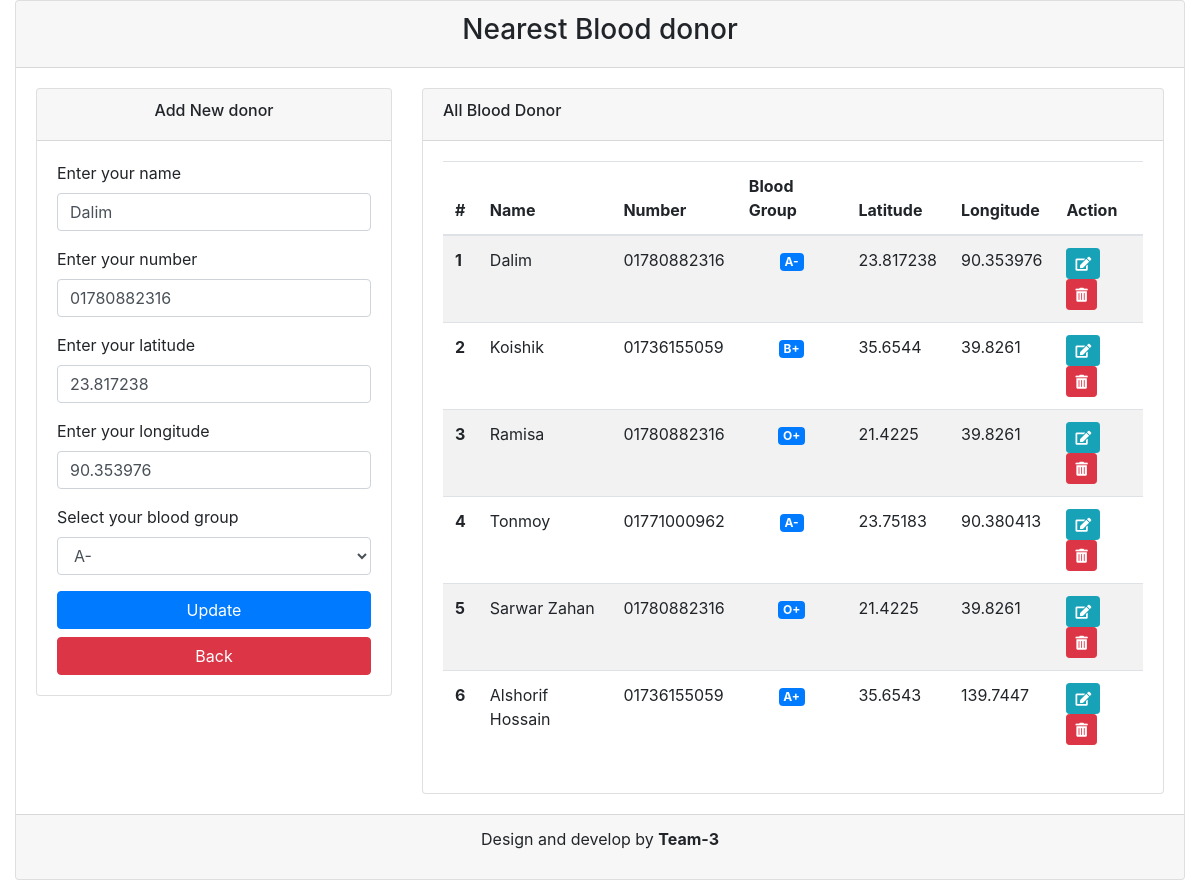
The app's page /donner-list.php?action=edit&eid=10 with its own data.
### tables this page shows
CREATE TABLE `location` (
  `location_id` int(11) NOT NULL,
  `donor_id` int(11) NOT NULL,
  `latitude` double NOT NULL,
  `longitude` double NOT NULL
);

CREATE TABLE `donor` (
  `donor_id` int(11) NOT NULL,
  `donor_name` varchar(50) NOT NULL,
  `donor_number` varchar(55) NOT NULL,
  `donor_blood_group` varchar(25) NOT NULL
);

### donner-list.php (the view, shortened to what this page needs)
<?php include 'inc/header.php'; ?>
<?php
		$edonor_name         = '';
		$edonor_number       = '';
		$elatitude           = '';
		$elongitude          = '';
		$edonor_blood_group  = '';
    if( isset( $_GET['action'] ) && $_GET['action'] === 'edit'  ){
    	$id = mysqli_real_escape_string( $conn , $_GET[ 'eid' ] );
    	$edit_sql = "SELECT * FROM donor
				INNER JOIN location
				ON donor.donor_id = location.donor_id
				WHERE donor.donor_id = '$id'";
		$all_donor = $conn->query( $edit_sql );
		if( $all_donor ){
			foreach ( $all_donor as $donor ){
				$edonor_name         = $donor['donor_name'];
				$edonor_number       = $donor['donor_number'];
				$elatitude           = $donor['latitude'];
				$elongitude          = $donor['longitude'];
				$edonor_blood_group  = $donor['donor_blood_group'];
			}
		}
    }
?>
    	<div class="card">
    		<div class="card-header">
    			<h3 class="text-center">Nearest Blood donor</h3>
    		</div>
    		<div class="card-body">
    			<div class="row">
    				<div class="col-md-4">
    					<div class="card">
	    					<div class="card-header">
				    			<h6 class="text-center">Add New donor</h6>
				    		</div>
				    		<div class="card-body">
				    			<form action="<?php echo $_SERVER['REQUEST_URI']; ?>" method="post">
								  <div class="mb-3">
								    <label class="form-label">Enter your name</label>
								    <input type="text" name="donor_name" value="<?php echo $edonor_name ? $edonor_name : '';  ?>" class="form-control">
								  </div>
								  <div class="mb-3">
								    <label class="form-label">Enter your number</label>
								    <input type="text" name="donor_number" value="<?php echo $edonor_number ? $edonor_number : '';  ?>"  class="form-control">
								  </div>
								  <div class="mb-3">
								    <label class="form-label">Enter your latitude</label>
								    <input type="text" name="latitude" value="<?php echo $elatitude ? $elatitude : '';  ?>" class="form-control">
								  </div>
								  <div class="mb-3">
								    <label class="form-label">Enter your longitude</label>
								    <input type="text" name="longitude" value="<?php echo $elongitude ? $elongitude : '';  ?>"  class="form-control">
								  </div>
								  <div class="mb-3">
								    <label  class="form-label">Select your blood group </label>
								    <select name="donor_blood_group" class="form-control">
								    	<option <?php echo $edonor_blood_group == "A-" ? "selected" : '';  ?> value="A-">A-</option>
								    </select>
								  </div>
								  <?php if( isset( $_GET['action'] ) && $_GET['action'] === 'edit'  ){?>
								  	<button type="submit" class="btn btn-primary btn-block">Update</button>
								  <?php }else{?>
								  	<input type="hidden" name="new_submit">
								  	<button type="submit" class="btn btn-primary btn-block">Save</button>
								  <?php } ?>
								</form>
								<?php if( isset( $_GET['action'] ) && $_GET['action'] === 'edit'  ){?>
									<a href="donner-list.php" class="btn btn-danger btn-block mt-2" >Back</a>
								<?php }else{?>
									<a href="index.php" class="btn btn-danger btn-block mt-2" >Back</a>
								<?php } ?>
				    		</div>
			    		</div>
    				</div>
    				<div class="col-md-8">
    					<div class="card">
    						<div class="card-header">
    							<h6>All Blood Donor</h6>
    						</div>
    						<div class="card-body">
    							<table class="table table-striped">
								  <thead>
								    <tr>
								      <th scope="col">#</th>
								      <th scope="col">Name</th>
								      <th scope="col">Number</th>
								      <th scope="col">Blood Group</th>
								      <th scope="col">Latitude</th>
									  <th scope="col">Longitude</th>
								      <th scope="col">Action</th>
								    </tr>
								  </thead>
								  <tbody>
								  	<?php
								  		$sql = "SELECT * FROM donor
								  				INNER JOIN location
								  				ON donor.donor_id = location.donor_id
								  				ORDER BY donor.donor_id DESC;";
								  		$all_donor = $conn->query( $sql );
								  		if( $all_donor ){
								  			$i = 0;
								  			foreach ( $all_donor as $donor ){
								  				$i++;
								  	 ?>
									    <tr>
									      <th><?php echo $i; ?></th>
									      <td><?php echo $donor['donor_name'];?></td>
									      <td><?php echo $donor['donor_number'];?></td>
									      <td style="text-align: center;" ><strong class="badge badge-primary"><?php echo $donor['donor_blood_group'];?></strong></td>
									      <td><?php echo $donor['latitude'];?></td>
										  <td><?php echo $donor['longitude'];?></td>
									      <td>
									      	<a href="?action=edit&eid=<?php echo $donor['donor_id'];?>" class="btn btn-info btn-sm" title="Edit"><i class="fas fa-edit"></i></a>
									      	<a href="?action=delete&id=<?php echo $donor['donor_id'];?>" class="btn btn-danger btn-sm" title="Delete"><i class="fas fa-trash-alt"></i></a>
									      </td>
									    </tr>
									<?php } } ?>
								  </tbody>
								</table>
    						</div>
    					</div>
    				</div>
    			</div>
    		</div>
    		<div class="card-footer">
    			<p class="text-center" >Design and develop by <strong>Team-3</strong></p>
    		</div>
    	</div>
<?php include 'inc/footer.php'; ?>

### assets/style.css (style rules this page uses)
* { margin:0px; padding:0px; }
a { text-decoration:none; }
body { transition:all 0.5s ease; }

### records on screen
location: donor_name "Dalim", donor_number "01780882316", latitude "23.817238", longitude "90.353976", donor.donor_name "Dalim", donor.donor_number "01780882316", donor.donor_blood_group "A-"
donor: donor_blood_group "A-"
location: donor.donor_name "Koishik", donor.donor_number "01736155059", donor.donor_blood_group "B+", latitude "35.6544", longitude "39.8261"
location: donor.donor_name "Ramisa", donor.donor_number "01780882316", donor.donor_blood_group "O+", latitude "21.4225", longitude "39.8261"
location: donor.donor_name "Tonmoy", donor.donor_number "01771000962", donor.donor_blood_group "A-", latitude "23.75183", longitude "90.380413"
location: donor.donor_name "Sarwar Zahan", donor.donor_number "01780882316", donor.donor_blood_group "O+", latitude "21.4225", longitude "39.8261"
location: donor.donor_name "Alshorif Hossain", donor.donor_number "01736155059", donor.donor_blood_group "A+", latitude "35.6543", longitude "139.7447"
